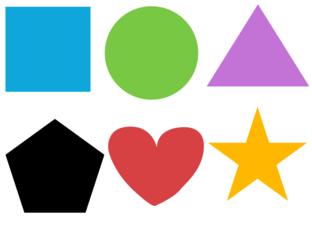
#> input picture python/jobsheet10/img/bentukWarna.png, 312 x 234 px, found by its file name
$ python 10.13pelabelan.py
#> lines starting #> are read from the running program, lines starting #| are printed output that depends on the picture; after the words box and inside, x2 and y2 are one past the last pixel; in counts of white or black regions, pixels touching at a corner belong together
import cv2
import numpy as np

def visualisasiWarna(citraBerlabel):
    citraWarnaHue = np.uint8(179 * citraBerlabel / np.max(citraBerlabel) if np.max(citraBerlabel) > 0 else 0)
    kanalLain = np.uint8(255 * np.ones_like(citraBerlabel))
    citraWarna = cv2.merge([citraWarnaHue, kanalLain, kanalLain])
    citraWarna = cv2.cvtColor(citraWarna, cv2.COLOR_HSV2BGR)
    citraWarna[citraBerlabel == 0] = 0
    cv2.imshow("Citra berlabel", citraWarna)
    cv2.waitKey(0)

citra = cv2.imread(r'python\jobsheet10\img\bentukWarna.png', 0)
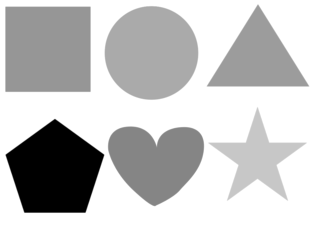
#> citra: shape (234, 312); min 0, max 255, mean 197.2
ambang, citra_biner = cv2.threshold(citra, 127, 255, cv2.THRESH_BINARY)
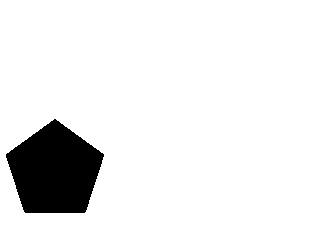
#> citra_biner: shape (234, 312); 91.2% white; 1 black region, box (x1, y1, x2, y2) and area: (6, 119, 104, 213) 6427
jumObjek, citraBerlabel = cv2.connectedComponents(citra_biner)
#> jumObjek = 2
visualisasiWarna(citraBerlabel)
#> in visualisasiWarna, `citraWarna = cv2.merge([citraWarnaHue, kanalLain, kanalLain])`:
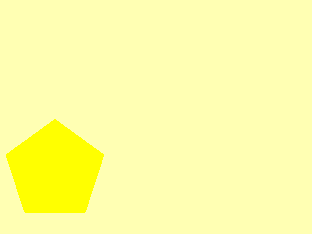
#> citraWarna: shape (234, 312, 3); mean of channels 0, 1, 2 163.2, 255, 255; drawn as B, G, R
#> in visualisasiWarna, `citraWarna = cv2.cvtColor(citraWarna, cv2.COLOR_HSV2BGR)`:
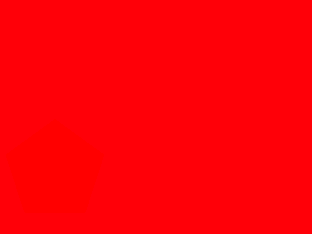
#> citraWarna: shape (234, 312, 3); mean B, G, R 7.3, 0, 255
#> in visualisasiWarna, `citraWarna[citraBerlabel == 0] = 0`:
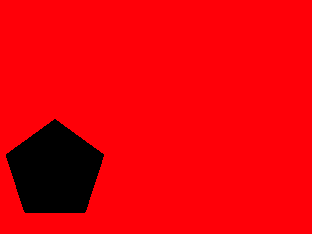
#> citraWarna: shape (234, 312, 3); 8.8% of pixels changed, all inside (x1, y1, x2, y2) = (6, 119, 104, 213)
